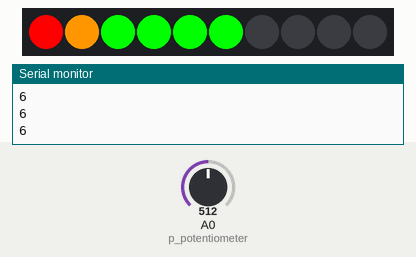
Simulated run of this sketch. Board: Arduino Uno, built with avr-gcc and run on an emulated ATmega328P. On the bench: 10 RGB LEDs in strip order, left to right, the last lines printed to the serial monitor. The test bench sets the inputs (shaded band); at power-on: A0 (p_potentiometer) = 512.

Above: at 1.2 s.
1.3 s: A0 (p_potentiometer) set to 233
At 2.7 s:
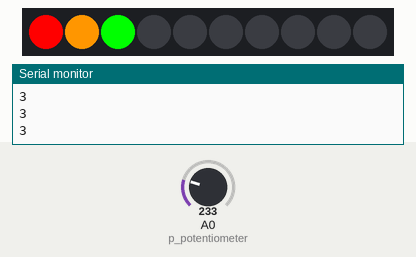
3.0 s: A0 (p_potentiometer) set to 202
At 3.15 s:
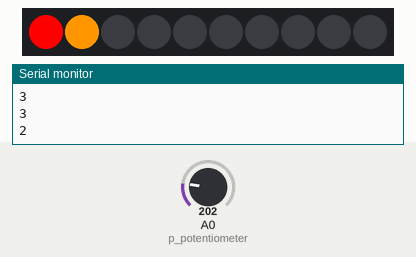
At 3.9 s:
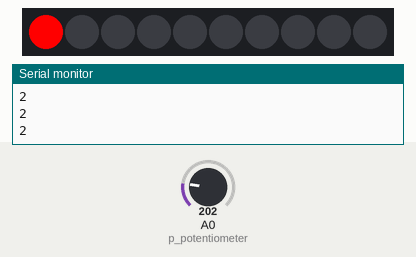
5.2 s: A0 (p_potentiometer) set to 122
8.2 s: A0 (p_potentiometer) set to 137
9.7 s: A0 (p_potentiometer) set to 161
12.5 s: A0 (p_potentiometer) set to 900
At 13.4 s:
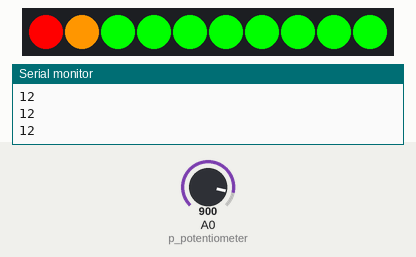
Timing chart, 0 to 15.1 s (numbered marks = the images above; inputs shaded):
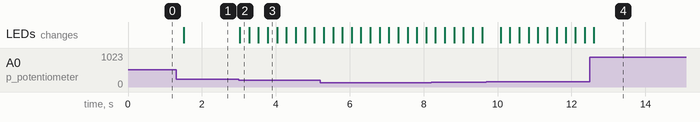

The sketch:

ledbar.ino
```cpp
#include <Grove_LED_Bar.h>

Grove_LED_Bar bar(3, 2, 0);
int p_potentiometer = 0;

void setup() {
	Serial.begin(9600);
}

void loop() {
	int bar_level = analogRead(p_potentiometer) * 10 / 735;
	Serial.println(bar_level);
	if (bar_level == 1 && millis()/250 % 2) {
		bar_level = 0;
	} else if (bar_level == 2 && millis()/250 % 2) {
		bar_level = 1;
	}
	bar.setLevel(bar_level);
	delay(250);
}
```

Measured:
- the behaviour switches between 221 and 220 on A0 (p_potentiometer) (found by bisection; images 1 and 2)
- after the input at 1.3 s, the LEDs: change after 0.21 s (image 1)
- after the input at 3.0 s, the LEDs: change at once (image 2)
- after the input at 12.5 s, the LEDs: change after 0.11 s (image 4)
